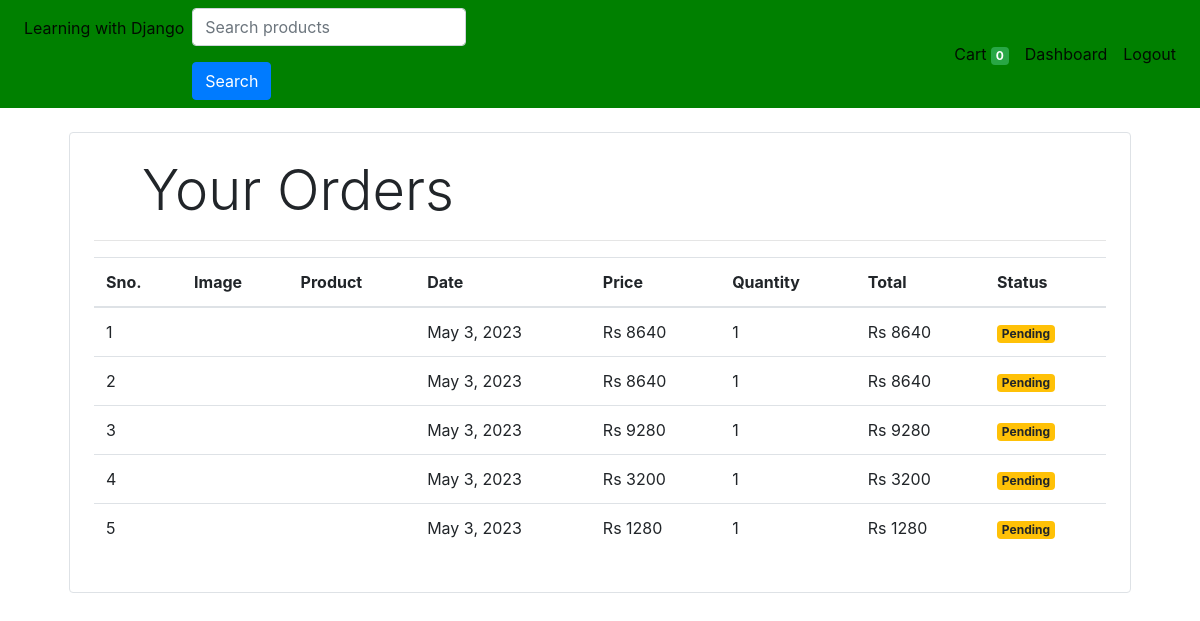
/orders (signed in), run on an earlier commit of the app's database.
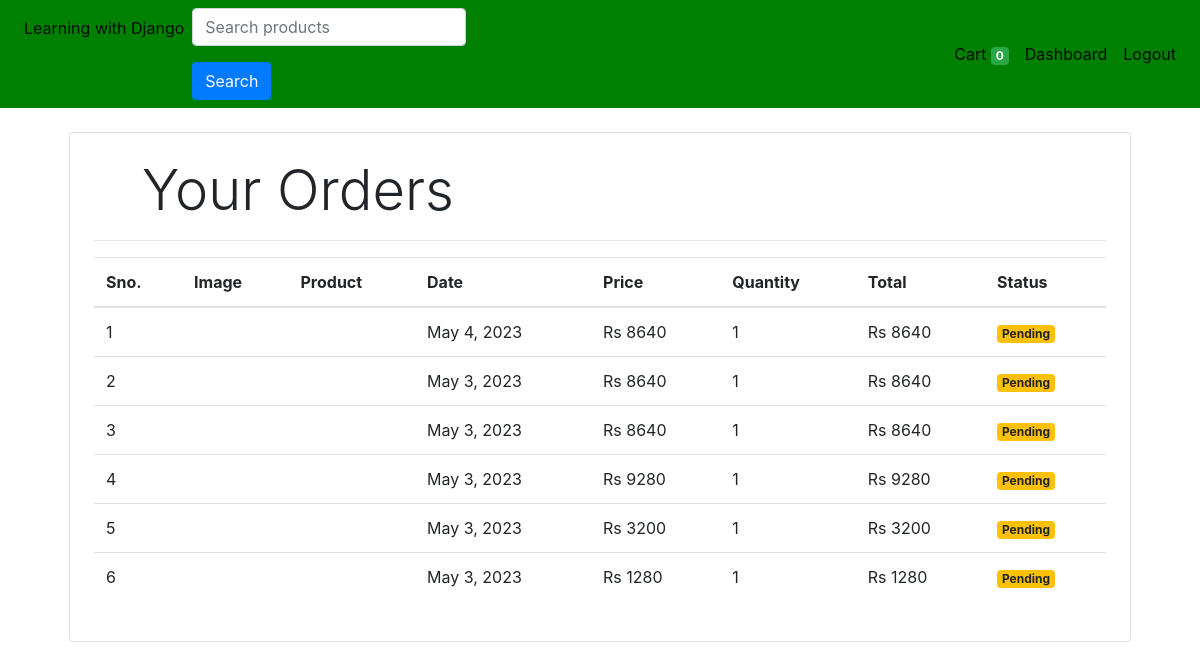
And on a later commit of the database.
### store/models/orders.py (models this page shows, shortened)
class Order(models.Model):
    product = models.ForeignKey(Products,
                                on_delete=models.CASCADE)
    customer = models.ForeignKey(Customer,
                                 on_delete=models.CASCADE)
    quantity = models.IntegerField(default=1)
    price = models.IntegerField()
    address = models.CharField (max_length=50, default='', blank=True)
    phone = models.CharField (max_length=50, default='', blank=True)
    date = models.DateField (default=datetime.datetime.today)
    @staticmethod
    def get_orders_by_customer(customer_id):
        return Order.objects.filter(customer=customer_id).order_by('-date')

### store/middlewares/auth.py (the view)
    def middleware(request):
        print(request.session.get('customer'))
        returnUrl = request.META['PATH_INFO']
        print(request.META['PATH_INFO'])
        if not request.session.get('customer'):
           return redirect(f'login?return_url={returnUrl}')
        response = get_response(request)
        return response

### store/templatetags/custom_filter.py (called while the page is built)
@register.filter(name='currency')
def currency(number):
    return "Rs "+str(number)

@register.filter(name='multiply')
def multiply(number , number1):
    return number * number1

### store/views/orders.py (called while the page is built)
    def get(self , request ):
        customer = request.session.get('customer')
        orders = Order.get_orders_by_customer(customer)
        print(orders)
        return render(request , 'orders.html'  , {'orders' : orders})

### store/templates/orders.html
{% extends 'base.html' %}
{% block content %}
{% load cart %}
{% load custom_filter %}
<div class="container">
   <div class="border rounded p-4 m-4">
        <p class="display-4 pl-4 ml-4">Your Orders</p>
        <hr>
        <table class="table">
            <thead>
                <tr>
                    <th>Sno.</th>
                    <th>Image</th>
                    <th>Product</th>
                    <th>Date</th>
                    <th>Price</th>
                    <th>Quantity</th>
                    <th>Total</th>
                    <th>Status</th>
                </tr>
            </thead>
            <tbody>
                {% for order in orders %}
                <tr>
                    <td>{{forloop.counter}}</td>
                    <td><img style="height: 80px;" class="rounded-circle" src="{{order.product.image.url}}" alt=""></td>
                    <td>{{order.product.name}}</td>
                    <td>{{order.date}}</td>
                    <td>{{order.price|currency}}</td>
                    <td>{{order.quantity}}</td>
                    <td>{{order.quantity|multiply:order.price|currency}}</td>
                    {% if order.status %}
                    <td><small class="badge badge-success">Completed</small></td>
                    {%else%}
                    <td><small class="badge badge-warning">Pending</small></td>
                    {% endif %}
                </tr>
                {% endfor %}
            </tbody>
        </table>
   </div>
</div>
{% endblock %}

What changed in the data, as far as the page shows it:
added Order: date "May 4, 2023", price "Rs 8640", quantity "1", quantity|multiply "Rs 8640"
